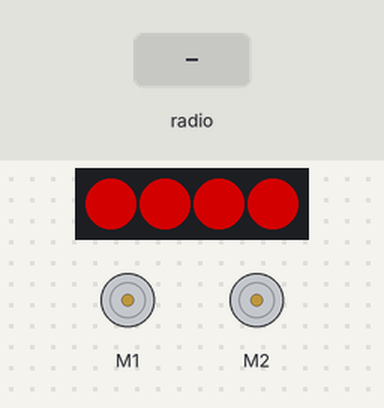
A program run on a simulated BBC micro:bit (MakeCode). Parts: 2 × DC motor (green arrow = forward, orange = backward, longer = faster), 4 RGB LEDs in strip order, left to right. Inputs (shaded band) come from the test bench. Dim RGB values are drawn brighter than linear.

Above: at 1.2 s.
1.3 s: radio message "1" arrives
At 2.6 s:
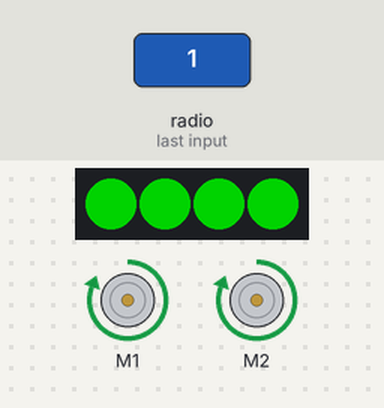
3.0 s: radio message "0" arrives
At 3.6 s:
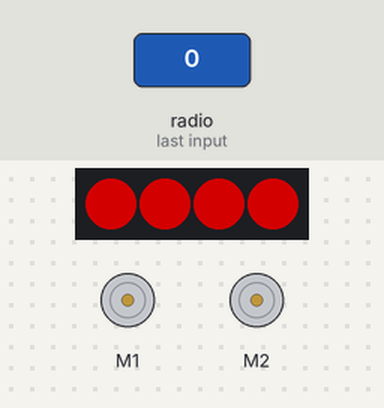
Timing chart, 0 to 6.0 s (numbered marks = the images above; inputs shaded):
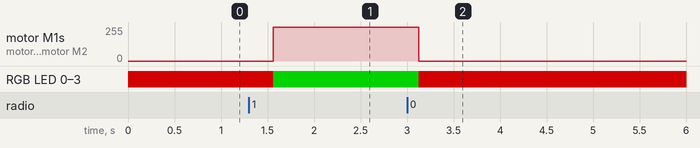

The program:

main.ts
```typescript
radio.onReceivedNumber(function (receivedNumber) {
    Control = receivedNumber
})
function Giro_izquierda () {
    wuKong.setAllMotor(0, 100)
    strip.showColor(neopixel.colors(NeoPixelColors.Orange))
}
function Retroceder () {
    wuKong.setAllMotor(-100, -100)
    strip.showColor(neopixel.colors(NeoPixelColors.Indigo))
}
function parar () {
    wuKong.stopAllMotor()
    strip.showColor(neopixel.colors(NeoPixelColors.Red))
}
function Giro_derecha () {
    wuKong.setAllMotor(100, 0)
    strip.showColor(neopixel.colors(NeoPixelColors.Purple))
}
function Avanzar () {
    wuKong.setAllMotor(100, 100)
    strip.showColor(neopixel.colors(NeoPixelColors.Green))
}
let Control = 0
let strip: neopixel.Strip = null
strip = neopixel.create(DigitalPin.P16, 4, NeoPixelMode.RGB)
Control = 0
radio.setGroup(1)
basic.forever(function () {
    if (Control == 1) {
        Avanzar()
    } else if (Control == 2) {
        Retroceder()
    } else if (Control == 3) {
        Giro_derecha()
    } else if (Control == 4) {
        Giro_izquierda()
    } else {
        parar()
    }
    basic.pause(500)
})
```

test.ts
```typescript
// aquí va el archivo "tests"; esto no se compilará cuando este paquete se utilice como una extensión.
```

Measured:
- after the input at 1.3 s, motor M1, motor M2: stopped → forward 255/255 after 0.26 s; RGB LED 0–3: RGB(127, 0, 0) → RGB(0, 127, 0) after 0.26 s
- after the input at 3.0 s, motor M1, motor M2: forward 255/255 → stopped after 0.12 s; RGB LED 0–3: RGB(0, 127, 0) → RGB(127, 0, 0) after 0.13 s
